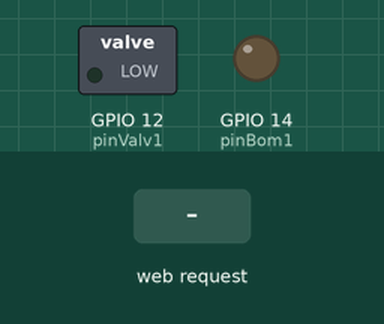
A sketch run on a simulated ESP8266 (NodeMCU). Shown: switched loads named in the sketch (green lamp = pin HIGH), output pins drawn as LEDs (lit = HIGH). Inputs (shaded band) come from the test bench. WiFi joins after 1.5 s; servers stay silent unless stated; what the sketch prints to the serial monitor is not drawn.

Above: at 3.2 s.
3.3 s: HTTP request GET /1/on received
At 4.5 s:
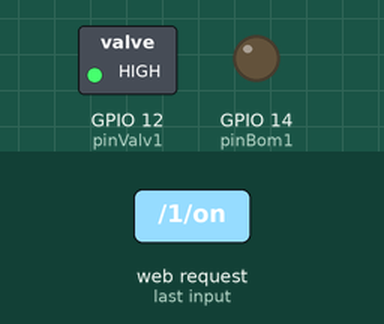
4.8 s: HTTP request GET /2/on received
At 5.8 s:
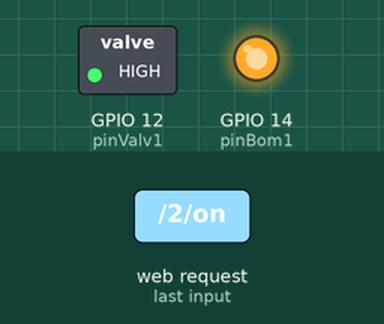
6.3 s: HTTP request GET /1/off received
At 6.9 s:
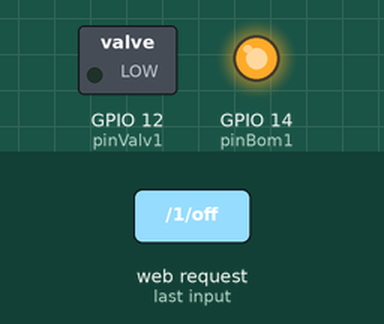
7.8 s: HTTP request GET /2/off received
At 9.2 s:
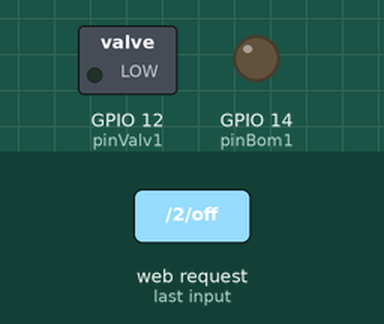
Timing chart, 0 to 10.3 s (numbered marks = the images above; inputs shaded):
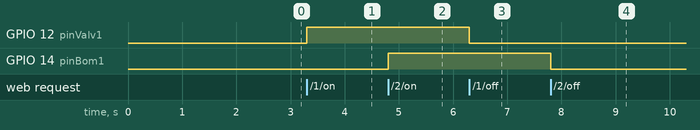

Measured:
- after the input at 3.3 s, GPIO 12 (pinValv1): LOW → HIGH at once
- after the input at 4.8 s, GPIO 14 (pinBom1): LOW → HIGH at once
- after the input at 6.3 s, GPIO 12 (pinValv1): HIGH → LOW at once
- after the input at 7.8 s, GPIO 14 (pinBom1): HIGH → LOW at once

The sketch:

Climate_Control.ino
```cpp
#include <ESP8266WiFi.h>
#include <WiFiClient.h>
#include <ESP8266WebServer.h>

const char* ssid = "ECOSMART";
const char* password = "netflix.com";

ESP8266WebServer server(80);
const int pinValv1 = 12;
const int pinBom1 = 14;


void setup() {
  Serial.begin(115200);
  pinMode(pinValv1, OUTPUT);
  pinMode(pinBom1, OUTPUT);

  WiFi.begin(ssid, password);
  while (WiFi.status() != WL_CONNECTED) {
    delay(1000);
    Serial.println("Conectando a WiFi...");
  }

  Serial.println("Conectado a la red WiFi");
  Serial.print("Dirección IP: ");
  Serial.println(WiFi.localIP());


  server.on("/type", handleType);
  server.on("/1/on", onValv1);
  server.on("/1/off", offValv1);
  server.on("/2/on", onBom1);
  server.on("/2/off", offBom1);


  server.begin();
  Serial.println("Servidor iniciado");
}

void loop() {
  server.handleClient();
}


void handleType() {
  server.send(200, "text/plain", "2");
}


void onValv1() {
  digitalWrite(pinValv1, HIGH);
  server.send(200, "text/plain", "ok");
}

void offValv1() {
  digitalWrite(pinValv1, LOW);
  server.send(200, "text/plain", "ok");
}
void onBom1() {
  digitalWrite(pinBom1, HIGH);
  server.send(200, "text/plain", "ok");
}

void offBom1() {
  digitalWrite(pinBom1, LOW);
  server.send(200, "text/plain", "ok");
}
```
